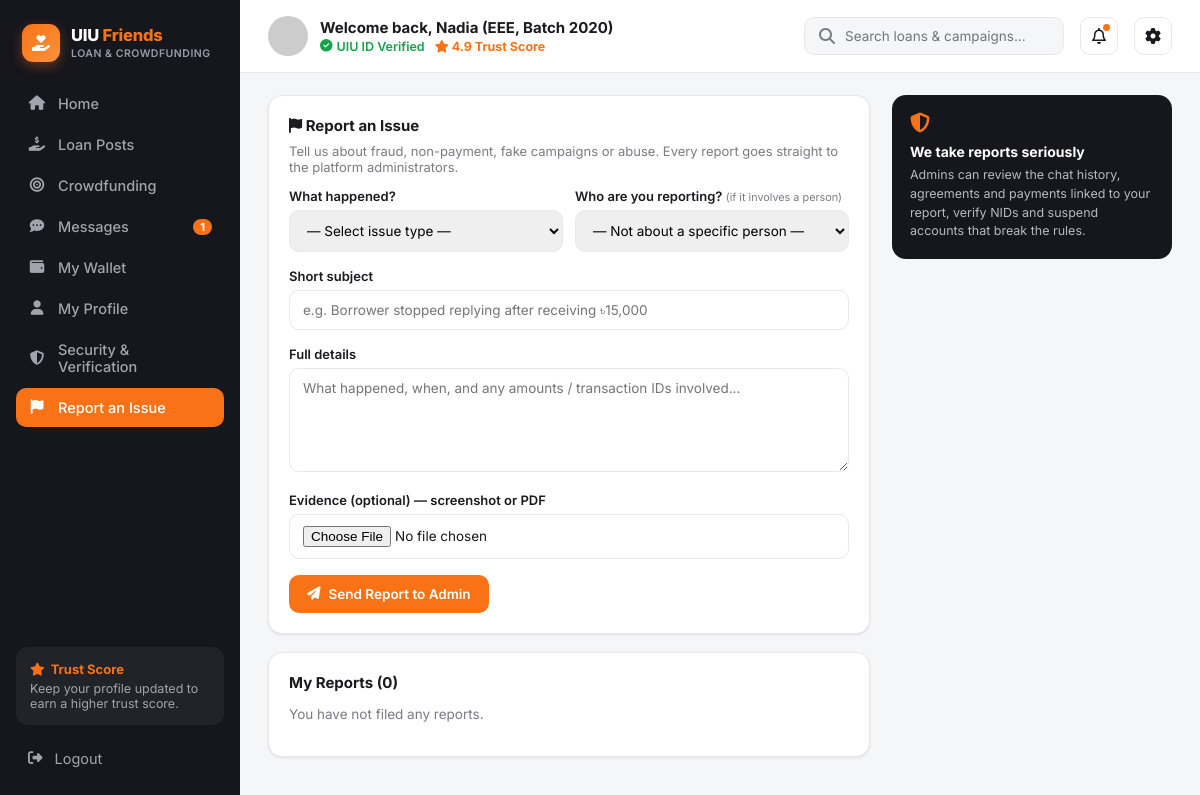
Page /report.php (signed in) on the committed database.
### tables this page shows
CREATE TABLE users (
    id                      INT AUTO_INCREMENT PRIMARY KEY,
    full_name               VARCHAR(120)  NOT NULL,
    email                   VARCHAR(150)  NOT NULL UNIQUE,
    password_hash           VARCHAR(255)  NOT NULL,
    student_id              VARCHAR(30)   NOT NULL UNIQUE,
    department              VARCHAR(20)   NOT NULL,
    batch                   VARCHAR(10)   NOT NULL,
    phone                   VARCHAR(20)   DEFAULT NULL,
    avatar                  VARCHAR(255)  DEFAULT 'assets/img/default-avatar.svg',
    role                    ENUM('user','admin') NOT NULL DEFAULT 'user',
    trust_score             DECIMAL(3,2)  NOT NULL DEFAULT 4.00,
    uiu_id_verified         TINYINT(1)    NOT NULL DEFAULT 0,
    email_verified          TINYINT(1)    NOT NULL DEFAULT 0,
    phone_verified          TINYINT(1)    NOT NULL DEFAULT 0,
    payment_linked          TINYINT(1)    NOT NULL DEFAULT 0,
    agreement_accepted      TINYINT(1)    NOT NULL DEFAULT 0,
     
    nid_number              VARCHAR(20)   DEFAULT NULL UNIQUE,
    date_of_birth           DATE          DEFAULT NULL,
    address                 VARCHAR(255)  DEFAULT NULL,
    nid_front               VARCHAR(255)  DEFAULT NULL,
    nid_back                VARCHAR(255)  DEFAULT NULL,
    nid_status              ENUM('not_submitted','pending','verified','rejected') NOT NULL DEFAULT 'not_submitted',
    nid_reject_reason       VARCHAR(255)  DEFAULT NULL,
    nid_submitted_at        DATETIME      DEFAULT NULL,
    status                  ENUM('active','suspended') NOT NULL DEFAULT 'active',
    created_at              DATETIME      NOT NULL DEFAULT CURRENT_TIMESTAMP
);

### includes/functions.php (called while the page is built, shortened)
<?php
require_once __DIR__ . '/../config/db.php';
function is_logged_in(): bool {
    return isset($_SESSION['user_id']);
}
function require_login(): void {
    $u = current_user();
}
function current_user(): ?array {
    global $pdo;
    static $cache = null;
    if ($cache !== null) return $cache;
    $stmt = $pdo->prepare("SELECT * FROM users WHERE id = ?");
    $stmt->execute([$_SESSION['user_id']]);
    $cache = $stmt->fetch();
    return $cache;
}
function e(?string $str): string {
    return htmlspecialchars($str ?? '', ENT_QUOTES, 'UTF-8');
}

### report.php (the view, shortened to what this page needs)
<?php
require_once __DIR__ . '/includes/functions.php';
require_login();
$u = current_user();
$errors = [];
$mine = $pdo->prepare("SELECT r.*, ru.full_name reported_name FROM reports r LEFT JOIN users ru ON ru.id = r.reported_user_id
                       WHERE r.reporter_id = ? ORDER BY r.created_at DESC");
$mine->execute([$u['id']]);
$mine = $mine->fetchAll();
$showForm = $errors || isset($_GET['type']) || isset($_GET['user']) || isset($_GET['new']) || !$mine;
include __DIR__ . '/includes/header.php';
?>
<div class="app-shell">
  <?php include __DIR__ . '/includes/sidebar.php'; ?>
  <div class="main-area">
    <?php include __DIR__ . '/includes/topbar.php'; ?>
    <div class="content-wrap">
      <div class="content-main">
        <?php if ($showForm): ?>
        <div class="card">
          <h3><i class="fa-solid fa-flag"></i> Report an Issue</h3>
          <p style="font-size:13px;color:var(--text-muted);margin-top:-6px;">Tell us about fraud, non-payment, fake campaigns or abuse. Every report goes straight to the platform administrators.</p>
          <form method="post" enctype="multipart/form-data">
            <div class="form-row">
              <div class="form-group">
                <label>What happened?</label>
                <select name="category" required>
                  <option value="">— Select issue type —</option>
                </select>
              </div>
              <div class="form-group">
                <label>Who are you reporting? <small style="font-weight:400;color:var(--text-muted);">(if it involves a person)</small></label>
                <select name="reported_user_id">
                  <option value="0">— Not about a specific person —</option>
                </select>
              </div>
            </div>
            <div class="form-group"><label>Short subject</label><input type="text" name="reason" maxlength="150" value="<?= e($_POST['reason'] ?? '') ?>" placeholder="e.g. Borrower stopped replying after receiving ৳15,000" required></div>
            <div class="form-group"><label>Full details</label><textarea name="details" rows="5" placeholder="What happened, when, and any amounts / transaction IDs involved..." required><?= e($_POST['details'] ?? '') ?></textarea></div>
            <div class="form-group"><label>Evidence (optional) — screenshot or PDF</label><input type="file" name="evidence" accept=".jpg,.jpeg,.png,.pdf"></div>
            <button class="btn btn-primary" type="submit"><i class="fa-solid fa-paper-plane"></i> Send Report to Admin</button>
          </form>
        </div>
        <?php endif; ?>
        <div class="card">
          <h3>My Reports (<?= count($mine) ?>)
          </h3>
          <?php if (!$mine): ?><p style="color:var(--text-muted);font-size:13.5px;">You have not filed any reports.</p><?php endif; ?>
        </div>
      </div>
      <div class="content-side">
        <div class="safety-box">
          <i class="fa-solid fa-shield-halved"></i>
          <h4>We take reports seriously</h4>
          <p>Admins can review the chat history, agreements and payments linked to your report, verify NIDs and suspend accounts that break the rules.</p>
        </div>
      </div>
    </div>
  </div>
</div>
</body>
</html>

### includes/topbar.php (shortened to what this page needs)
<header class="topbar">
  <div class="topbar-welcome">
    <img src="<?= e($u['avatar']) ?>" alt="">
    <div>
      <h1>Welcome back, <?= e(explode(' ', $u['full_name'])[0]) ?> (<?= e($u['department']) ?>, Batch <?= e($u['batch']) ?>)</h1>
      <div class="meta">
        <?= $u['uiu_id_verified'] ? '<span class="badge-verified"><i class="fa-solid fa-circle-check"></i> UIU ID Verified</span>' : '<span class="badge-pending"><i class="fa-solid fa-clock"></i> Verification Pending</span>' ?>
        <span class="trust-chip"><i class="fa-solid fa-star"></i> <?= number_format($u['trust_score'],1) ?> Trust Score</span>
      </div>
    </div>
  </div>
  <div class="topbar-actions">
    <form action="search.php" method="get" class="search-box" style="margin:0;">
      <i class="fa-solid fa-magnifying-glass"></i>
      <input type="text" name="q" placeholder="Search loans &amp; campaigns..." value="<?= e($_GET['q'] ?? '') ?>">
    </form>
    <a href="messages.php" class="icon-btn"><i class="fa-regular fa-bell"></i><?php if (($unread ?? 0) > 0): ?><span class="dot"></span><?php endif; ?></a>
    <a href="security.php" class="icon-btn"><i class="fa-solid fa-gear"></i></a>
  </div>
</header>

### assets/css/style.css (style rules this page uses)
:root { --orange: #f97316; --orange-dark: #ea580c; --sidebar-bg: #16161d; --sidebar-text: #a3a3ad; --sidebar-active: #f97316; --bg: #f5f6f8; --card-bg: #ffffff; --border: #e8e8ec; --text-dark: #1a1a1f; --text-muted: #7b7b85; --green: #16a34a; --radius: 14px; --shadow: 0 1px 3px rgba(0,0,0,.06), 0 1px 2px rgba(0,0,0,.04); }
* { box-sizing: border-box; }
body { margin: 0; font-family: 'Inter', -apple-system, BlinkMacSystemFont, 'Segoe UI', sans-serif; background: var(--bg); color: var(--text-dark); }
a { text-decoration: none; color: inherit; }
img { max-width: 100%; display: block; }
button { font-family: inherit; cursor: pointer; }
input, select, textarea { font-family: inherit; }
.app-shell { display: flex; min-height: 100vh; }
.main-area { flex: 1; min-width: 0; display: flex; flex-direction: column; }
.topbar { display: flex; align-items: center; justify-content: space-between; padding: 16px 28px; background: #fff; border-bottom: 1px solid var(--border); position: sticky; top: 0; z-index: 5; }
.topbar-welcome { display: flex; align-items: center; gap: 12px; }
.topbar-welcome img { width: 40px; height: 40px; border-radius: 50%; object-fit: cover; }
.topbar-welcome h1 { font-size: 15px; margin: 0; }
.topbar-welcome .meta { font-size: 12.5px; color: var(--text-muted); display:flex; gap:10px; margin-top:2px; }
.badge-verified { color: var(--green); font-weight: 600; display:inline-flex; align-items:center; gap:4px; }
.trust-chip { color: var(--orange); font-weight: 700; }
.topbar-actions { display: flex; align-items: center; gap: 16px; }
.search-box { display: flex; align-items: center; gap: 8px; background: var(--bg); border: 1px solid var(--border); border-radius: 10px; padding: 9px 14px; width: 260px; color: var(--text-muted); }
.search-box input { border: none; background: transparent; outline: none; width: 100%; font-size: 13.5px; color: var(--text-dark); }
.icon-btn { width: 38px; height: 38px; border-radius: 10px; border: 1px solid var(--border); background: #fff; display:flex; align-items:center; justify-content:center; position:relative; color: var(--text-dark); }
.icon-btn .dot { position:absolute; top:6px; right:7px; width:7px; height:7px; background:var(--orange); border-radius:50%; }
.content-wrap { display: flex; gap: 22px; padding: 22px 28px; align-items: flex-start; }
.content-main { flex: 1; min-width: 0; display: flex; flex-direction: column; gap: 18px; }
.content-side { width: 280px; flex-shrink: 0; display: flex; flex-direction: column; gap: 18px; }
.card { background: var(--card-bg); border: 1px solid var(--border); border-radius: var(--radius); box-shadow: var(--shadow); padding: 20px; }
.card h3 { margin: 0 0 14px; font-size: 15px; }
.btn { border: none; border-radius: 10px; padding: 11px 18px; font-size: 13.5px; font-weight: 600; display: inline-flex; align-items: center; gap: 8px; }
.btn-primary { background: var(--orange); color: #fff; }
.safety-box { background: var(--sidebar-bg); color: #fff; border-radius: var(--radius); padding: 18px; }
.safety-box i { color: var(--orange); font-size: 20px; margin-bottom: 10px; }
.safety-box h4 { margin: 0 0 6px; font-size: 14px; }
.safety-box p { margin: 0; font-size: 12.5px; color: #b8b8c2; line-height: 1.5; }
.form-group { margin-bottom: 16px; }
.form-group label { display: block; font-size: 13px; font-weight: 600; margin-bottom: 6px; }
.form-group input, .form-group select, .form-group textarea { width: 100%; border: 1px solid var(--border); border-radius: 10px; padding: 11px 13px; font-size: 13.5px; outline: none; }
.form-row { display: flex; gap: 12px; }
.form-row .form-group { flex: 1; }

### rows in the picture
users: full_name "Nadia", department "EEE", batch "2020", trust_score "4.9"

### other values in the picture
$item['label'] "Home"
$item['label'] "Loan Posts"
$item['label'] "Crowdfunding"
$item['label'] "Messages"
$unread "1"
$item['label'] "My Wallet"
$item['label'] "My Profile"
$item['label'] "Security & Verification"
$item['label'] "Report an Issue"
count($mine) "0"
